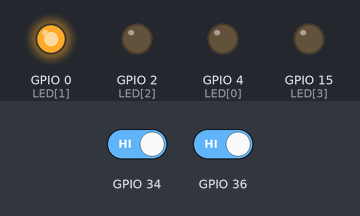
The sketch below on a simulated ESP32. Parts: output pins drawn as LEDs (lit = HIGH). The test bench sets the inputs (shaded band); at power-on: GPIO 34 HIGH, GPIO 36 HIGH.

Above: at 1.2 s.
1.3 s: GPIO 34 driven LOW
At 1.7 s:
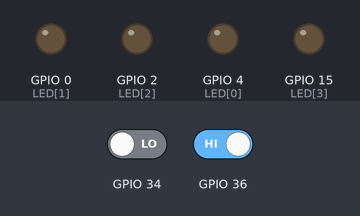
2.8 s: GPIO 36 driven LOW
At 4.0 s:
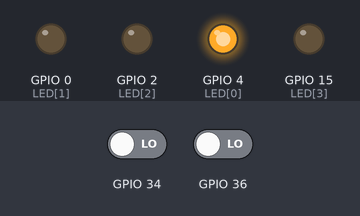
4.3 s: GPIO 34 driven HIGH
At 5.2 s:
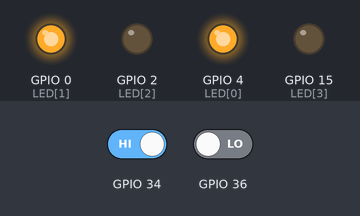
5.8 s: GPIO 36 driven HIGH
At 6.3 s:
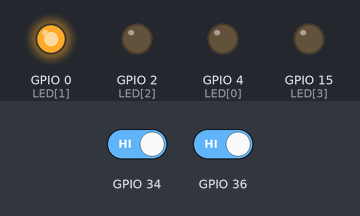
Timing chart, 0 to 8.3 s (numbered marks = the images above; inputs shaded):
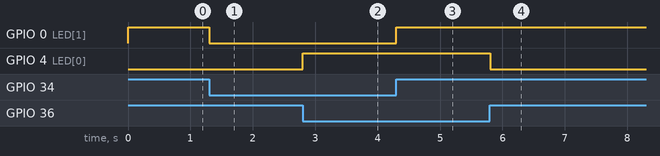

The sketch:

eps32_button.ino
```cpp
const byte LED[] = {4, 0, 2, 15};

void setup() {
  for (int i=0;i<4;i++){
    pinMode(LED[i], OUTPUT);
    pinMode(36,INPUT);
    pinMode(34, INPUT);
  }
}

void loop() {
  if (digitalRead(36) == false){
    digitalWrite(LED[0], HIGH);
  }
  else{
    digitalWrite(LED[0], LOW);
  }
  if (digitalRead(34) == false){
    digitalWrite(LED[1], LOW);
  }
  else{
    digitalWrite(LED[1], HIGH);
  }

}
```

Measured:
- after the input at 1.3 s, GPIO 0 (LED[1]): HIGH → LOW at once
- after the input at 2.8 s, GPIO 4 (LED[0]): LOW → HIGH at once
- after the input at 4.3 s, GPIO 0 (LED[1]): LOW → HIGH at once
- after the input at 5.8 s, GPIO 4 (LED[0]): HIGH → LOW at once
